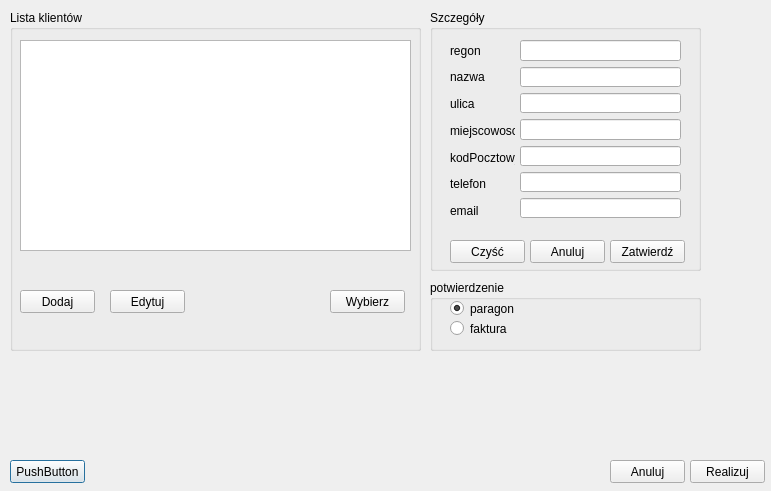
<?xml version="1.0" encoding="UTF-8"?>
<ui version="4.0">
 <class>Finalizacja</class>
 <widget class="QDialog" name="Finalizacja">
  <property name="windowModality">
   <enum>Qt::ApplicationModal</enum>
  </property>
  <property name="geometry">
   <rect>
    <x>0</x>
    <y>0</y>
    <width>771</width>
    <height>491</height>
   </rect>
  </property>
  <property name="windowTitle">
   <string>Dialog</string>
  </property>
  <widget class="QPushButton" name="pushButton">
   <property name="geometry">
    <rect>
     <x>10</x>
     <y>460</y>
     <width>75</width>
     <height>23</height>
    </rect>
   </property>
   <property name="text">
    <string>PushButton</string>
   </property>
  </widget>
  <widget class="QGroupBox" name="groupBox">
   <property name="geometry">
    <rect>
     <x>430</x>
     <y>280</y>
     <width>271</width>
     <height>71</height>
    </rect>
   </property>
   <property name="title">
    <string>potwierdzenie</string>
   </property>
   <widget class="QRadioButton" name="radioButtonParagon">
    <property name="geometry">
     <rect>
      <x>20</x>
      <y>20</y>
      <width>82</width>
      <height>17</height>
     </rect>
    </property>
    <property name="text">
     <string>paragon</string>
    </property>
    <property name="checked">
     <bool>true</bool>
    </property>
   </widget>
   <widget class="QRadioButton" name="radioButtonFaktura">
    <property name="geometry">
     <rect>
      <x>20</x>
      <y>40</y>
      <width>82</width>
      <height>17</height>
     </rect>
    </property>
    <property name="text">
     <string>faktura</string>
    </property>
    <property name="checked">
     <bool>false</bool>
    </property>
   </widget>
  </widget>
  <widget class="QGroupBox" name="groupBoxEdycja">
   <property name="enabled">
    <bool>true</bool>
   </property>
   <property name="geometry">
    <rect>
     <x>430</x>
     <y>10</y>
     <width>271</width>
     <height>261</height>
    </rect>
   </property>
   <property name="title">
    <string>Szczegóły</string>
   </property>
   <widget class="QWidget" name="layoutWidget">
    <property name="geometry">
     <rect>
      <x>20</x>
      <y>30</y>
      <width>65</width>
      <height>181</height>
     </rect>
    </property>
    <layout class="QVBoxLayout" name="verticalLayout_55">
     <item>
      <widget class="QLabel" name="label_108">
       <property name="text">
        <string>regon</string>
       </property>
      </widget>
     </item>
     <item>
      <widget class="QLabel" name="label_109">
       <property name="text">
        <string>nazwa</string>
       </property>
      </widget>
     </item>
     <item>
      <widget class="QLabel" name="label_110">
       <property name="text">
        <string>ulica</string>
       </property>
      </widget>
     </item>
     <item>
      <widget class="QLabel" name="label_111">
       <property name="text">
        <string>miejscowosc</string>
       </property>
      </widget>
     </item>
     <item>
      <widget class="QLabel" name="label_112">
       <property name="text">
        <string>kodPocztowy</string>
       </property>
      </widget>
     </item>
     <item>
      <widget class="QLabel" name="label_113">
       <property name="text">
        <string>telefon</string>
       </property>
      </widget>
     </item>
     <item>
      <widget class="QLabel" name="label_114">
       <property name="text">
        <string>email</string>
       </property>
      </widget>
     </item>
    </layout>
   </widget>
   <widget class="QWidget" name="layoutWidget_2">
    <property name="geometry">
     <rect>
      <x>90</x>
      <y>30</y>
      <width>161</width>
      <height>178</height>
     </rect>
    </property>
    <layout class="QVBoxLayout" name="verticalLayout_56">
     <item>
      <widget class="QLineEdit" name="lineEditRegon"/>
     </item>
     <item>
      <widget class="QLineEdit" name="lineEditNazwa"/>
     </item>
     <item>
      <widget class="QLineEdit" name="lineEditUlica"/>
     </item>
     <item>
      <widget class="QLineEdit" name="lineEditMiejsc"/>
     </item>
     <item>
      <widget class="QLineEdit" name="lineEditKod"/>
     </item>
     <item>
      <widget class="QLineEdit" name="lineEditTelefon"/>
     </item>
     <item>
      <widget class="QLineEdit" name="lineEditEmail"/>
     </item>
    </layout>
   </widget>
   <widget class="QPushButton" name="buttonAnulujEdycja">
    <property name="geometry">
     <rect>
      <x>100</x>
      <y>230</y>
      <width>75</width>
      <height>23</height>
     </rect>
    </property>
    <property name="text">
     <string>Anuluj</string>
    </property>
   </widget>
   <widget class="QPushButton" name="buttonZatwierdz">
    <property name="geometry">
     <rect>
      <x>180</x>
      <y>230</y>
      <width>75</width>
      <height>23</height>
     </rect>
    </property>
    <property name="text">
     <string>Zatwierdź</string>
    </property>
   </widget>
   <widget class="QPushButton" name="buttonCzysc">
    <property name="geometry">
     <rect>
      <x>20</x>
      <y>230</y>
      <width>75</width>
      <height>23</height>
     </rect>
    </property>
    <property name="text">
     <string>Czyść</string>
    </property>
   </widget>
  </widget>
  <widget class="QGroupBox" name="groupBoxKlienci">
   <property name="geometry">
    <rect>
     <x>10</x>
     <y>10</y>
     <width>411</width>
     <height>341</height>
    </rect>
   </property>
   <property name="title">
    <string>Lista klientów</string>
   </property>
   <widget class="QTableView" name="widokKlienci">
    <property name="geometry">
     <rect>
      <x>10</x>
      <y>30</y>
      <width>391</width>
      <height>211</height>
     </rect>
    </property>
   </widget>
   <widget class="QPushButton" name="buttonDodaj">
    <property name="geometry">
     <rect>
      <x>10</x>
      <y>280</y>
      <width>75</width>
      <height>23</height>
     </rect>
    </property>
    <property name="text">
     <string>Dodaj</string>
    </property>
   </widget>
   <widget class="QPushButton" name="buttonEdytuj">
    <property name="geometry">
     <rect>
      <x>100</x>
      <y>280</y>
      <width>75</width>
      <height>23</height>
     </rect>
    </property>
    <property name="text">
     <string>Edytuj</string>
    </property>
   </widget>
   <widget class="QPushButton" name="buttonWybierz">
    <property name="geometry">
     <rect>
      <x>320</x>
      <y>280</y>
      <width>75</width>
      <height>23</height>
     </rect>
    </property>
    <property name="text">
     <string>Wybierz</string>
    </property>
   </widget>
  </widget>
  <widget class="QPushButton" name="buttonRealizuj">
   <property name="geometry">
    <rect>
     <x>690</x>
     <y>460</y>
     <width>75</width>
     <height>23</height>
    </rect>
   </property>
   <property name="text">
    <string>Realizuj</string>
   </property>
  </widget>
  <widget class="QPushButton" name="buttonAnulujFinaliz">
   <property name="geometry">
    <rect>
     <x>610</x>
     <y>460</y>
     <width>75</width>
     <height>23</height>
    </rect>
   </property>
   <property name="text">
    <string>Anuluj</string>
   </property>
  </widget>
 </widget>
 <resources/>
 <connections/>
</ui>
